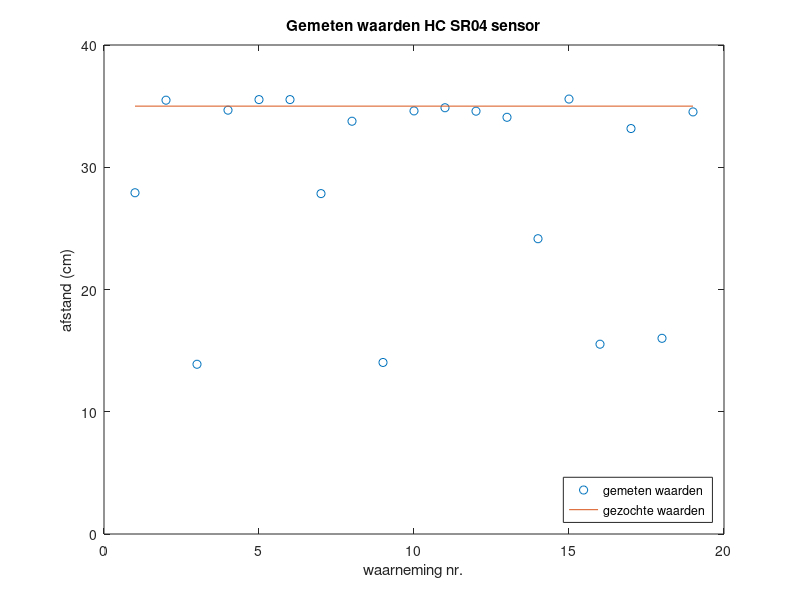

This chart was generated by the following MATLAB code:

data = [27.9146304131 35.4856828809 13.8846349418 34.6705145538 35.5339560986 35.5346772671 27.8443164825 33.7647286287 14.03168571 34.6093279123 34.8679344356 34.5870782245 34.0864460652 24.1541873217 35.5780167213 15.5253158569 33.1665401459 16.0072367191 34.5278584063 ]
x = 1:19
y(1:19)=35

plot(x,data,'o',x,y)
title('Gemeten waarden HC SR04 sensor')
xlabel('waarneming nr.') % x-axis label
ylabel('afstand (cm)') % y-axis label
ylim([0,40])
legend('gemeten waarden','gezochte waarden','Location','southeast')
